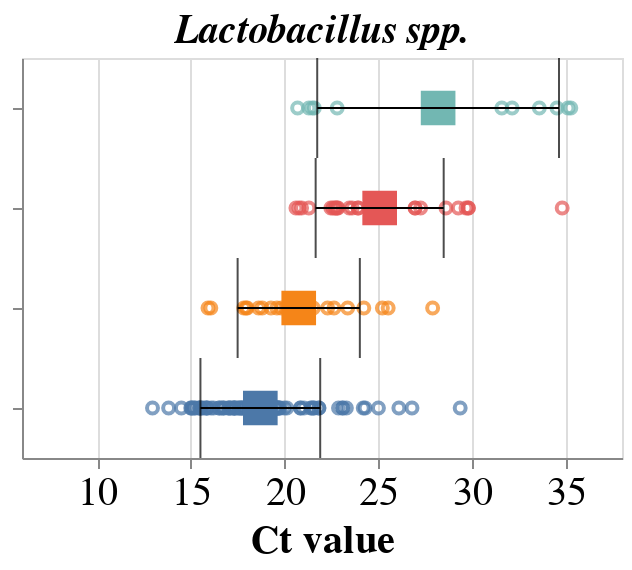

Source (notebook cell):
### Code cell
lacto = dis_df[(dis_df['Gene'] == 'Lactobacillus spp.') & (dis_df['Agreement2'] == 'Concordant')]
order=['Positive (7-10)','Positive (4-6 with Clue cells)','Negative (4-6 without Clue cells)','Negative (0-3)']

title=alt.TitleParams('Lactobacillus spp.', fontSize=20, fontStyle='Italic')
                                                
lacto_point_bv= alt.Chart(lacto, title=title).mark_point().encode(alt.X('CT:Q', title='Ct value', scale=alt.Scale(domain=[6,38]),axis=alt.Axis(labelAngle=0, labelFontSize=20, titleFontSize=20, grid=True,)),
                                                      alt.Y('BV_reviewed_score_sg:N' ,sort=order, axis=alt.Axis(labels=False,labelFontSize=16, titleFontSize=20, grid=False , labelLimit=900)), 
                                                    alt.Color('BV_reviewed_score_sg:N', legend=None))                                                 


lacto_mean_bv = alt.Chart(lacto).mark_square(size=300).encode(alt.X('mean(CT):Q', title='Ct value',  scale=alt.Scale(domain=[6,38]),axis=alt.Axis(labelAngle=45, labelFontSize=20, titleFontSize=20, grid=True,)),
                                                         alt.Y('BV_reviewed_score_sg:N' ,sort=order, axis=alt.Axis(labels=False,labelFontSize=16, titleFontSize=20, grid=False )),
                                                             alt.Color('BV_reviewed_score_sg:N', legend=None))

error_bars = alt.Chart(lacto).mark_errorbar(extent='stdev',ticks=True, color='black').encode(alt.X('CT:Q', title='Ct value',scale=alt.Scale(domain=[6,38]), axis=alt.Axis(labelAngle=45, labelFontSize=20, titleFontSize=20, grid=True,)),
                                                      alt.Y('BV_reviewed_score_sg:N', sort=order, title= None, axis=alt.Axis(labels=False,labelFontSize=16, titleFontSize=20, grid=False)))

lacto_chart =(lacto_point_bv+ lacto_mean_bv+error_bars ).properties(width=300, height=200).configure_axisY(titleX=-250)
lacto_chart

### Figure 1 — Vega-Lite specification as saved in the notebook (floating-point values rounded to 4 significant figures; data arrays with more than 128 entries replaced by an {"elided": "..."} marker saying what was removed)
{"config": {"view": {"continuousWidth": 400, "continuousHeight": 300}, "axisY": {"titleX": -250}}, "layer": [{"mark": "point", "encoding": {"color": {"field": "BV_reviewed_score_sg", "legend": null, "type": "nominal"}, "x": {"axis": {"grid": true, "labelAngle": 0, "labelFontSize": 20, "titleFontSize": 20}, "field": "CT", "scale": {"domain": [6, 38]}, "title": "Ct value", "type": "quantitative"}, "y": {"axis": {"grid": false, "labelFontSize": 16, "labelLimit": 900, "labels": false, "titleFontSize": 20}, "field": "BV_reviewed_score_sg", "sort": ["Positive (7-10)", "Positive (4-6 with Clue cells)", "Negative (4-6 without Clue cells)", "Negative (0-3)"], "type": "nominal"}}, "title": {"text": "Lactobacillus spp.", "fontSize": 20, "fontStyle": "Italic"}}, {"mark": {"type": "square", "size": 300}, "encoding": {"color": {"field": "BV_reviewed_score_sg", "legend": null, "type": "nominal"}, "x": {"aggregate": "mean", "axis": {"grid": true, "labelAngle": 45, "labelFontSize": 20, "titleFontSize": 20}, "field": "CT", "scale": {"domain": [6, 38]}, "title": "Ct value", "type": "quantitative"}, "y": {"axis": {"grid": false, "labelFontSize": 16, "labels": false, "titleFontSize": 20}, "field": "BV_reviewed_score_sg", "sort": ["Positive (7-10)", "Positive (4-6 with Clue cells)", "Negative (4-6 without Clue cells)", "Negative (0-3)"], "type": "nominal"}}}, {"mark": {"type": "errorbar", "color": "black", "extent": "stdev", "ticks": true}, "encoding": {"x": {"axis": {"grid": true, "labelAngle": 45, "labelFontSize": 20, "titleFontSize": 20}, "field": "CT", "scale": {"domain": [6, 38]}, "title": "Ct value", "type": "quantitative"}, "y": {"axis": {"grid": false, "labelFontSize": 16, "labels": false, "titleFontSize": 20}, "field": "BV_reviewed_score_sg", "sort": ["Positive (7-10)", "Positive (4-6 with Clue cells)", "Negative (4-6 without Clue cells)", "Negative (0-3)"], "title": null, "type": "nominal"}}}], "data": {"name": "data-80627551da926fe482815e0b58e40ddf"}, "height": 200, "width": 300, "$schema": "https://vega.github.io/schema/vega-lite/v4.17.0.json", "datasets": {"data-80627551da926fe482815e0b58e40ddf": {"elided": "327 records"}}}
